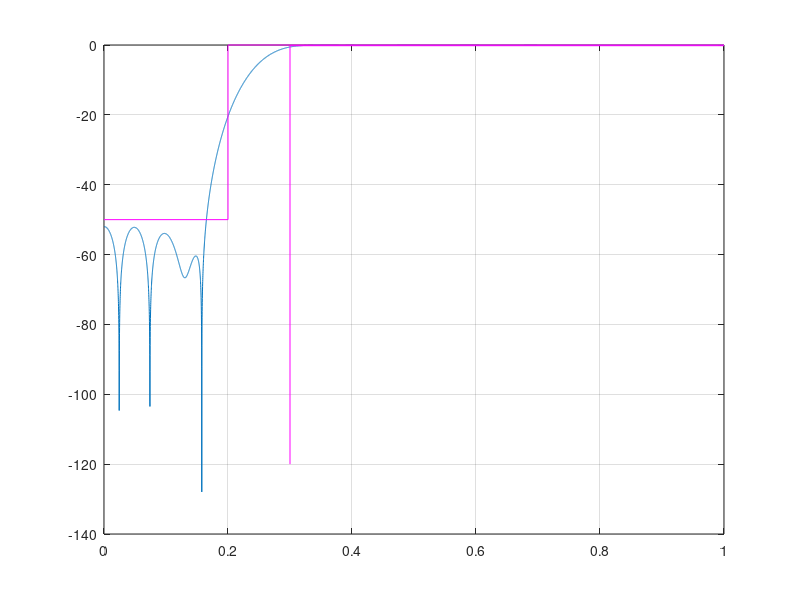

This figure's MATLAB source: (Note: this script raises an error after producing the figure.)
close all;
clear all;
%clc;

Ap = 0.2;
As = 50;

wp = 0.3*pi;
ws = 0.2*pi;
wc = sqrt(ws*wp);

ordem_calc = ceil((3.32*pi)/abs(wp-ws));
ordem = 40;
M = ordem/2;
n = -M:M;

% Janela temporal usada no projeto de filtros digitais
w_hamming = 0.54 + 0.46*cos((2*pi.*n)/(2*M + 1));

% Coeficiente da série de Fourier de filtros ideias
chp = -sin(wc.*n)./(pi*n);
chp(M+1) = 1-(wc/pi);

hamming = w_hamming.*chp;
h = hamming * 10^(-0.1/20);

[Hw,w] = freqz(h, 1, 10000);


vector = abs(Hw) > 10^(-Ap/20);
aux = find(vector, 1, 'first');
W_p_medido = w(aux)/pi

vector2 = abs(Hw) > 10^(-As/20);
aux = find(vector2, 1, 'first');
W_stop_medido = w(aux)/pi


plot(w/pi,20*log10(abs(Hw))); grid on, hold on
plot([0 ws/pi ws/pi 1], -[As As 0 0], '-m')
plot([1 wp/pi wp/pi], -[Ap Ap 120], '-m')
plot([wp/pi ws/pi], -[Ap As], 'Ok')
plot(w/pi, vector*(-10))
title(['Hamming N = ' num2str(ordem)])